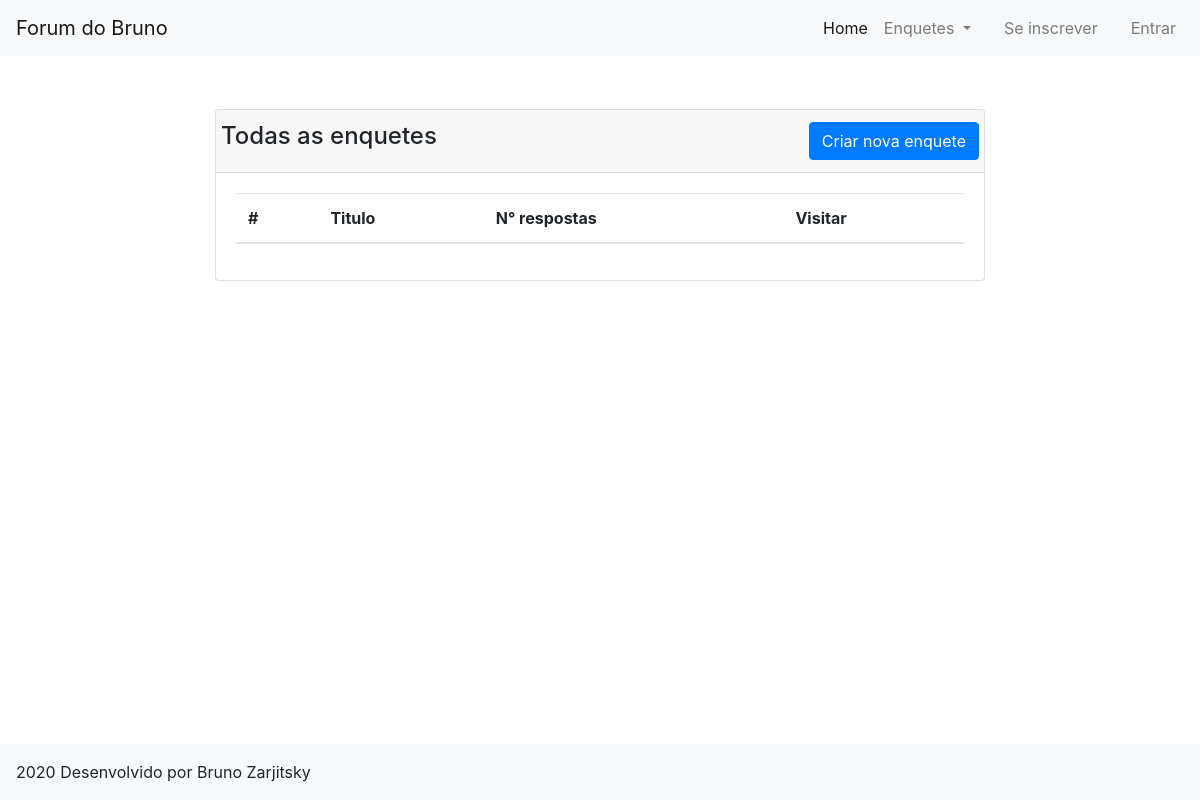
Page /enquetes/ on the earlier database version.
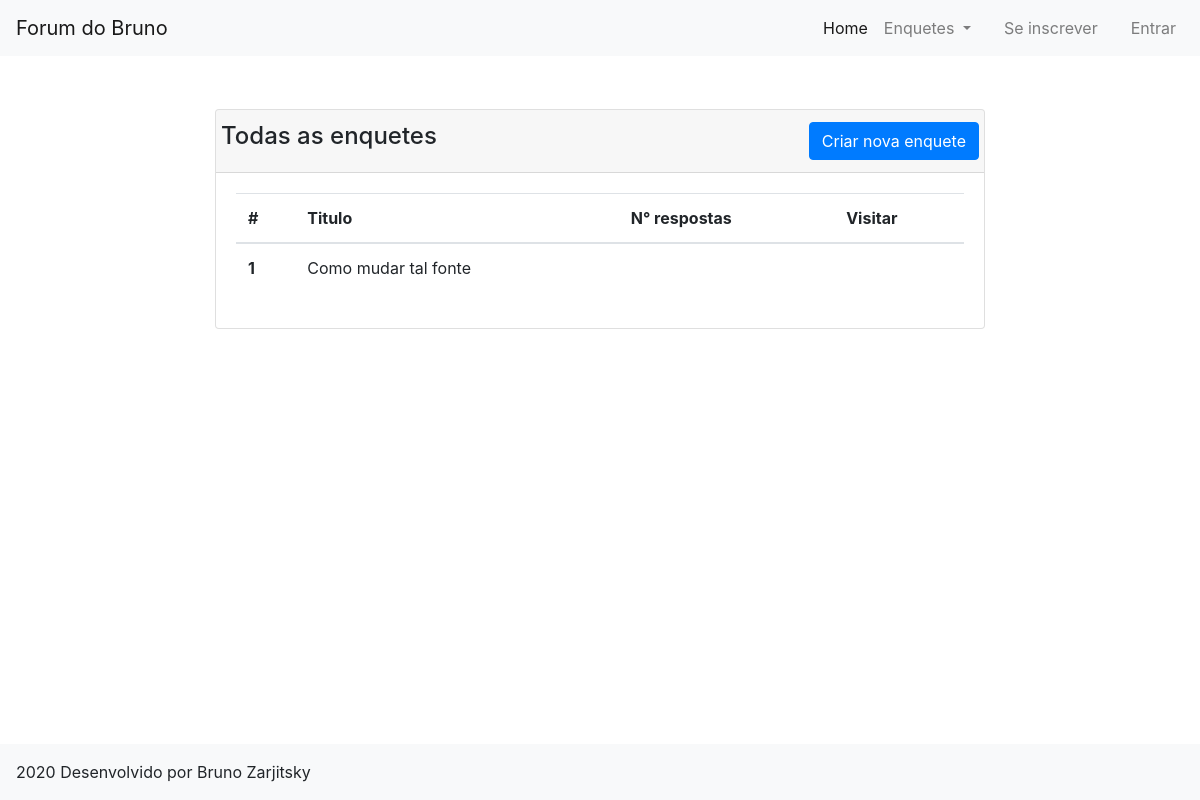
Same page on the later database version.
### siteForum/models.py (models this page shows, shortened)
class enquete(models.Model):
    titulo = models.CharField(max_length=200)
    descricao = models.TextField(default="")
    tipo = models.ManyToManyField(tipo, blank=True)
    class Meta:
        verbose_name = "Enquete"
        verbose_name_plural = "Enquetes"

### siteForum/views.py (the view)
# urls.py: path("enquetes/", views.Enquetes, name = "Enquetes"),
def Enquetes(request):
    enquetesLista = enquete.objects.all()
    return render(request, "enquetes.html", {"background": "background"+str(randint(1,3))+".jpg",
                                            "enquetesLista": enquetesLista})

### templates/enquetes.html
{% extends "base_page.html"%}
{% load static%}
{% block content %}
<div class = "row justify-content-center" style="padding-top: 5%;">
    <div class = "col-md-2"></div>
    <div class = "col-md-8">
        <div class = "card">
            <div class = "card-header">
                <div class = "row">
                    <h4>Todas as enquetes</h4>
                    <div class = "ml-auto">
                        <a href = "#" type="button" class="btn btn-primary">Criar nova enquete</a>
                    </div>
                </div>
            </div>
            <div class="card-body">
                <div class = "row">
                    <div class = "col-md-12">
                    <table class="table table-hover display" style="width: 100%;" id = "enquetes">
                        <thead>
                            <tr>
                                <th scope="col">#</th>
                                <th scope="col">Titulo</th>
                                <th scope="col">N° respostas</th>
                                <th scope="col">Visitar</th>
                            </tr>
                        </thead>
                        <tbody>
                            {% for autos in enquetesLista %}
                            <tr>
                                <th scope="row">{{autos.id}}</th>
                                <td>{{autos.titulo}}</td>
                                <td>{{autos.nmr}}</td>
                                <td><a href = "{% url 'EnqueteDetalhe' id=autos.id %}"><i class="fas fa-directions"></i></a></td>
                            </tr>
                            {% endfor %}
                        </tbody>
                    </table>
                    </div>
                </div>
            </div>
        </div>
    </div>
    <div class = "col-md-2">
    </div>
</div>
{% endblock %}

### templates/base_page.html (shortened to what this page needs)
{% load static %}
<!DOCTYPE html>
<html lang="pt_br">
<head>
    <link rel="stylesheet" href="https://cdn.jsdelivr.net/npm/bootstrap@4.5.3/dist/css/bootstrap.min.css">
    <link href="{% static '/assets/icons/fa/css/all.css' %}" rel="stylesheet">
    <link rel="stylesheet" type="text/css" href = "https://cdn.datatables.net/buttons/1.6.4/css/buttons.dataTables.min.css">
    <link rel="stylesheet" type="text/css" href="//cdn.datatables.net/1.10.12/css/jquery.dataTables.min.css">
</head>
{% if background %}
<body style="background-image: url('/static/assets/media/backgrounds/{{background}}'); fixed; background-size: 100% auto; background-repeat: no-repeat; background-attachment: fixed;">
{% else %}
<body style="background-image: url('/static/assets/media/backgrounds/background1.jpg'); fixed; background-size: 100% auto; background-repeat: no-repeat; background-attachment: fixed;">
{% endif %}
    <header>
        <nav class="navbar navbar-expand-lg navbar-light bg-light fixed-top">
            <a class="navbar-brand" href="{% url 'Index' %}">Forum do Bruno</a>
            <div class="collapse navbar-collapse" id="navbarSupportedContent">
                <ul class = "navbar-nav ml-auto">
                    <li class="nav-item active">
                        <a class="nav-link" href="{% url 'Index' %}">Home</a>
                    </li>
                    {%if user.is_authenticated %}
                    <li class = "nav-item"><a  class="nav-link" href = "#">Perfil</a></li>
                    <li class="nav-item dropdown">
                        <a class="nav-link dropdown-toggle" href="#" id="navbarDropdown" role="button" data-toggle="dropdown" aria-haspopup="true" aria-expanded="false">
                          Enquetes
                        </a>
                        <div class="dropdown-menu" aria-labelledby="navbarDropdown">
                          <a class="dropdown-item" href="#">Minhas enquetes</a>
                          <a class="dropdown-item" href="{% url 'Enquetes' %}">Todas enquetes</a>
                        </div>
                      </li>
                    <li class = "nav-item"><a  class="nav-link" href = "#">Minhas respostas</a></li>
                    <li class = "nav-item"><a  class="nav-link" href = "{% url 'logout' %}"><span class="fas fa-sign-out-alt"></span>Sair</a></li>
                    {% else %}
                    <li class="nav-item dropdown">
                        <a class="nav-link dropdown-toggle" href="#" id="navbarDropdown" role="button" data-toggle="dropdown" aria-haspopup="true" aria-expanded="false">
                          Enquetes
                        </a>
                      </li>
                    <li class = "nav-item"><a  class="nav-link" href="{% url 'sign-up' %}"><span class="fas fa-user"></span> Se inscrever</a></li>
                    <li class = "nav-item"><a  class="nav-link" href="{% url 'login' %}"><span class="fas fa-sign-in-alt"></span> Entrar</a></li>
                    {% endif %}
                </ul>
            </div>
          </nav>
    </header>
    <div class = "container-fluid" style="margin-top: 50px;">
    {% block content %}
    {% endblock %}
    </div>
    <footer>
        <nav class="navbar navbar-expand-sm navbar-light bg-light fixed-bottom">
            <span>2020 Desenvolvido por Bruno Zarjitsky</span>
            <div class="collapse navbar-collapse" id="navbarSupportedContent">
                <ul class = "navbar-nav ml-auto">
                    <li class = "nav-item"><a  class="nav-link" href = "#"><i class="fab fa-git"></i></a></li>
                    <li class = "nav-item"><a  class="nav-link" href = "https://www.linkedin.com/in/brunozar/"><i class="fab fa-linkedin-in"></i></a></li>
                </ul>
            </div>
          </nav>
    </footer>
</body>
</html>

Differences in the rows shown:
added enquete: id "1", titulo "Como mudar tal fonte"
